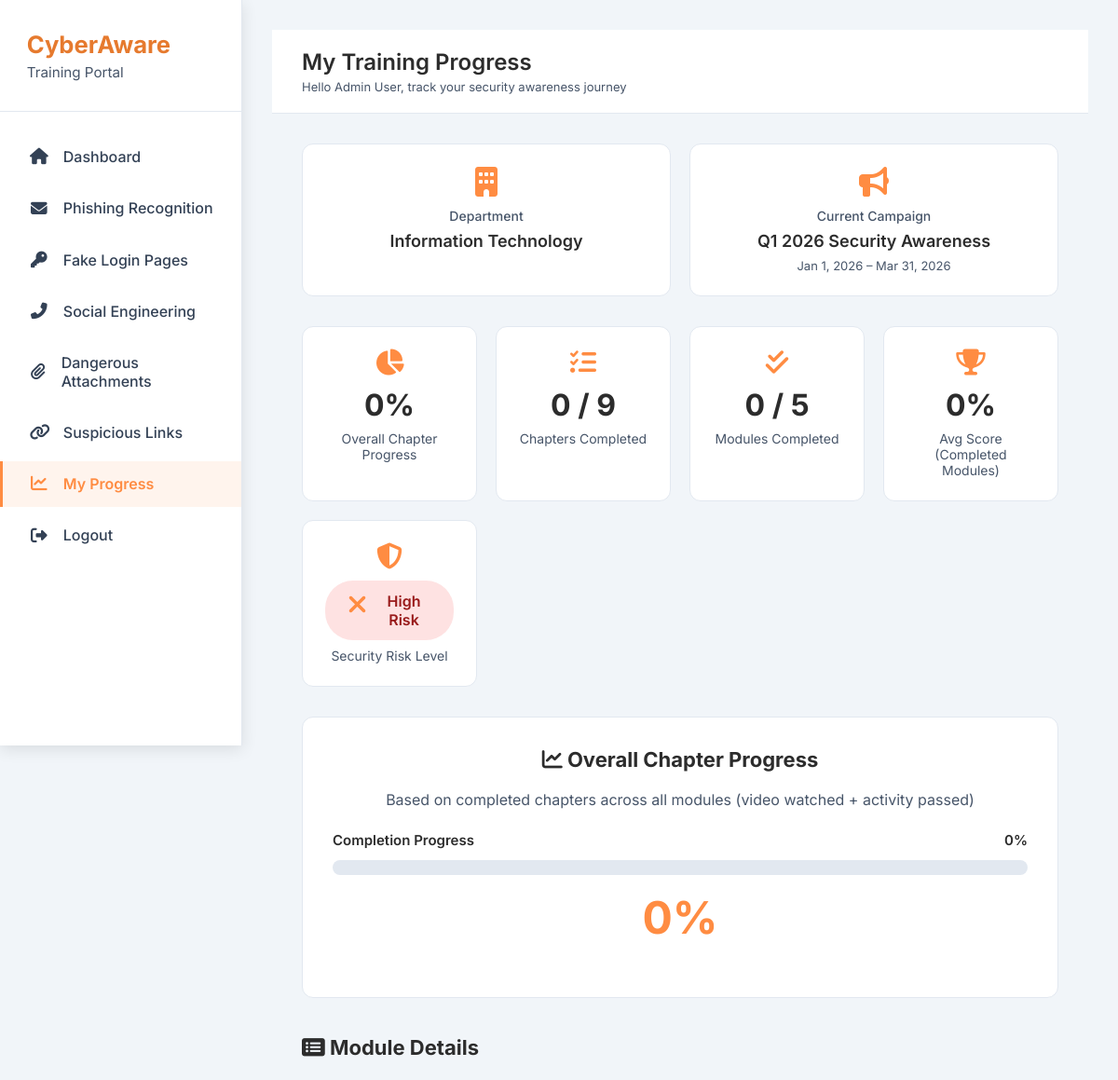
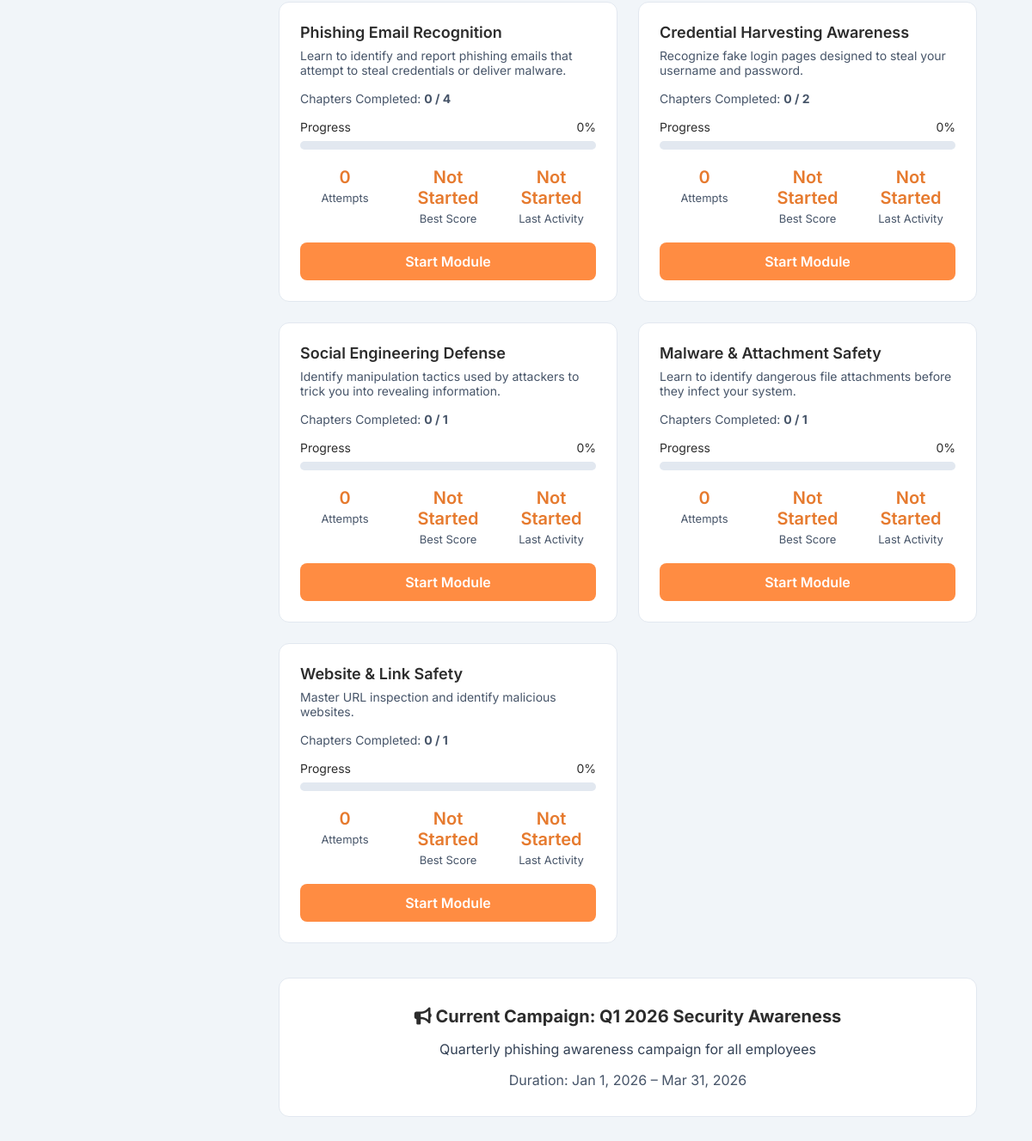
Screenshot of /trainee/progress.php (signed in) with the database file from the repository (2 pictures, top to bottom).
### tables this page shows
CREATE TABLE `users` (
  `id` int(11) NOT NULL,
  `username` varchar(100) NOT NULL,
  `password_hash` varchar(255) NOT NULL,
  `full_name` varchar(150) DEFAULT NULL,
  `email` varchar(150) DEFAULT NULL,
  `role` enum('trainee','admin','manager','compliance') NOT NULL DEFAULT 'trainee',
  `department_id` int(11) DEFAULT NULL,
  `is_active` tinyint(1) DEFAULT 1,
  `created_at` datetime DEFAULT current_timestamp(),
  `last_login` datetime DEFAULT NULL,
  `failed_login_attempts` int(11) DEFAULT 0,
  `password_changed_at` datetime DEFAULT NULL
);

CREATE TABLE `departments` (
  `id` int(11) NOT NULL,
  `name` varchar(100) NOT NULL,
  `code` varchar(20) DEFAULT NULL,
  `manager_user_id` int(11) DEFAULT NULL,
  `parent_id` int(11) DEFAULT NULL,
  `created_at` datetime DEFAULT current_timestamp()
);

CREATE TABLE `campaigns` (
  `id` int(11) NOT NULL,
  `name` varchar(150) NOT NULL,
  `description` text DEFAULT NULL,
  `start_date` date DEFAULT NULL,
  `end_date` date DEFAULT NULL,
  `created_by` int(11) NOT NULL,
  `status` enum('draft','active','completed','archived') DEFAULT 'draft',
  `target_all` tinyint(1) DEFAULT 0,
  `created_at` datetime DEFAULT current_timestamp(),
  `updated_at` datetime DEFAULT NULL ON UPDATE current_timestamp()
);

CREATE TABLE `training_modules` (
  `id` int(11) NOT NULL,
  `code` varchar(30) NOT NULL,
  `title` varchar(150) NOT NULL,
  `description` text DEFAULT NULL,
  `category` varchar(50) DEFAULT NULL,
  `difficulty` tinyint(3) UNSIGNED DEFAULT 3,
  `estimated_minutes` smallint(6) DEFAULT 5,
  `is_active` tinyint(1) DEFAULT 1,
  `created_at` datetime DEFAULT current_timestamp(),
  `updated_at` datetime DEFAULT current_timestamp(),
  `video_path` varchar(255) DEFAULT NULL,
  `content_html` mediumtext DEFAULT NULL
);

### trainee/progress.php (the view, shortened to what this page needs)
<?php
$pdo = getDBConnection();
$user_id = $_SESSION['user_id'];
$stmt = $pdo->prepare("
    SELECT u.id, u.username, u.full_name, u.email, d.name AS department_name
    FROM users u
    LEFT JOIN departments d ON u.department_id = d.id
    WHERE u.id = ?
");
$stmt->execute([$user_id]);
$user = $stmt->fetch(PDO::FETCH_ASSOC);
$name = $user['full_name'] ?? $user['username'] ?? 'Trainee';
$department = $user['department_name'] ?? 'Not Assigned';
$stmt = $pdo->prepare("
    SELECT c.id, c.name, c.description, c.start_date, c.end_date
    FROM campaigns c
    WHERE c.status = 'active'
      AND (c.target_all = 1
           OR EXISTS (
               SELECT 1 FROM campaign_departments cd
               WHERE cd.campaign_id = c.id
                 AND cd.department_id = (SELECT department_id FROM users WHERE id = ?)
           )
      )
    ORDER BY c.start_date DESC
    LIMIT 1
");
$stmt->execute([$user_id]);
$current_campaign = $stmt->fetch(PDO::FETCH_ASSOC);
$campaign_name = $current_campaign ? $current_campaign['name'] : 'No active campaign';
$campaign_desc = $current_campaign ? ($current_campaign['description'] ?: 'No description') : '';
$campaign_dates = '';
if ($current_campaign) {
    $start = $current_campaign['start_date'] ? date('M j, Y', strtotime($current_campaign['start_date'])) : 'Not set';
    $end = $current_campaign['end_date'] ? date('M j, Y', strtotime($current_campaign['end_date'])) : 'Ongoing';
    $campaign_dates = "$start – $end";
}
$stmt = $pdo->query("SELECT id, code, title, description, estimated_minutes FROM training_modules WHERE is_active = 1 ORDER BY id");
$modules = $stmt->fetchAll(PDO::FETCH_ASSOC);
$total_modules = count($modules);
$global_total_chapters = 0;
$global_completed_chapters = 0;
$completed_modules_count = 0;
$overall_score_sum = 0;
$scored_modules_count = 0;
$module_details = [];
foreach ($modules as $module) {
    $mid = $module['id'];
    $stmt = $pdo->prepare("SELECT COUNT(*) FROM module_chapters WHERE module_id = ?");
    $stmt->execute([$mid]);
    $total_chap = (int)$stmt->fetchColumn();
    $global_total_chapters += $total_chap;
    $stmt = $pdo->prepare("
        SELECT COUNT(*)
        FROM user_chapter_progress ucp
        JOIN module_chapters mc ON ucp.chapter_id = mc.id
        WHERE ucp.user_id = ? AND mc.module_id = ?
          AND ucp.watched_seconds = -1 AND ucp.completed_at IS NOT NULL
    ");
    $stmt->execute([$user_id, $mid]);
    $comp_chap = (int)$stmt->fetchColumn();
    $global_completed_chapters += $comp_chap;
    $chap_progress = $total_chap > 0 ? round(($comp_chap / $total_chap) * 100) : 0;
    $is_module_completed = ($total_chap > 0 && $comp_chap == $total_chap);
    $stmt = $pdo->prepare("
        SELECT
            COUNT(*) as attempts,
            SUM(CASE WHEN completed_at IS NOT NULL THEN 1 ELSE 0 END) as passed_count,
            MAX(final_score) as best_score,
            MAX(completed_at) as last_completed
        FROM training_sessions
        WHERE user_id = ? AND module_id = ?
    ");
    $stmt->execute([$user_id, $mid]);
    $sess_stats = $stmt->fetch(PDO::FETCH_ASSOC) ?: [
        'attempts' => 0,
        'passed_count' => 0,
        'best_score' => null,
        'last_completed' => null
    ];
    $best_score = null;
    $last_activity = 'Not Started';
    $btn_text = 'Start Module';
    $module_details[$mid] = [
        'total_chap' => $total_chap,
        'comp_chap' => $comp_chap,
        'chap_progress' => $chap_progress,
        'is_module_completed' => $is_module_completed,
        'attempts' => $sess_stats['attempts'],
        'best_score' => $best_score,
        'last_activity' => $last_activity,
        'btn_text' => $btn_text
    ];
}
$overall_progress = $global_total_chapters > 0 ? round(($global_completed_chapters / $global_total_chapters) * 100) : 0;
$overall_avg_score = $scored_modules_count > 0 ? round($overall_score_sum / $scored_modules_count) : 0;
$risk_level = 'High';
$risk_class = 'high';
?>
<!DOCTYPE html>
<html lang="en">
<head>
    <link rel="stylesheet" href="https://cdnjs.cloudflare.com/ajax/libs/font-awesome/6.5.0/css/all.min.css">
</head>
<body>
<?php include 'trainee-sidebar.php'; ?>
<main class="main-content">
    <header class="header">
        <div>
            <h2 class="page-title">My Training Progress</h2>
            <p class="page-subtitle">Hello <?= htmlspecialchars($name) ?>, track your security awareness journey</p>
        </div>
    </header>
    <div class="container">
        <div class="info-grid">
            <div class="info-card">
                <i class="fas fa-building"></i>
                <div class="info-label">Department</div>
                <div class="info-value"><?= htmlspecialchars($department) ?></div>
            </div>
            <div class="info-card">
                <i class="fas fa-bullhorn"></i>
                <div class="info-label">Current Campaign</div>
                <div class="info-value"><?= htmlspecialchars($campaign_name) ?></div>
                <?php if ($current_campaign): ?>
                <div style="font-size:13px; color:var(--gray-600); margin-top:8px;">
                    <?= htmlspecialchars($campaign_dates) ?>
                </div>
                <?php endif; ?>
            </div>
        </div>
        <div class="stats-grid">
            <div class="stat-card">
                <i class="fas fa-chart-pie"></i>
                <div class="stat-value"><?= $overall_progress ?>%</div>
                <div class="stat-label">Overall Chapter Progress</div>
            </div>
            <div class="stat-card">
                <i class="fas fa-tasks"></i>
                <div class="stat-value"><?= $global_completed_chapters ?> / <?= $global_total_chapters ?></div>
                <div class="stat-label">Chapters Completed</div>
            </div>
            <div class="stat-card">
                <i class="fas fa-check-double"></i>
                <div class="stat-value"><?= $completed_modules_count ?> / <?= $total_modules ?></div>
                <div class="stat-label">Modules Completed</div>
            </div>
            <div class="stat-card">
                <i class="fas fa-trophy"></i>
                <div class="stat-value"><?= $overall_avg_score ?>%</div>
                <div class="stat-label">Avg Score (Completed Modules)</div>
            </div>
            <div class="stat-card">
                <i class="fas fa-shield-alt"></i>
                <div class="stat-value">
                    <div class="risk-badge risk-<?= $risk_class ?>">
                        <i class="fas fa-<?= $risk_class === 'low' ? 'check' : ($risk_class === 'medium' ? 'exclamation-triangle' : 'times') ?>"></i>
                        <?= $risk_level ?> Risk
                    </div>
                </div>
                <div class="stat-label">Security Risk Level</div>
            </div>
        </div>
        <div class="overall-card">
            <h3 style="font-size:22px; margin-bottom:20px;">
                <i class="fas fa-chart-line"></i> Overall Chapter Progress
            </h3>
            <p style="color:var(--gray-600); margin-bottom:20px;">
                Based on completed chapters across all modules (video watched + activity passed)
            </p>
            <div class="progress-container">
                <div class="progress-header">
                    <span>Completion Progress</span>
                    <span><?= $overall_progress ?>%</span>
                </div>
                <div class="progress-bar">
                </div>
                <div class="progress-percent"><?= $overall_progress ?>%</div>
            </div>
        </div>
        <h3 style="font-size:22px; margin:40px 0 24px;">
            <i class="fas fa-list-alt"></i> Module Details
        </h3>
        <div class="modules-grid">
            <?php foreach ($modules as $module):
                $mid = $module['id'];
                $det = $module_details[$mid];
            ?>
            <div class="module-card">
                <div class="module-header">
                    <div>
                        <div class="module-title"><?= htmlspecialchars($module['title']) ?></div>
                        <?php if ($module['description']): ?>
                        <div class="module-desc"><?= htmlspecialchars($module['description']) ?></div>
                        <?php endif; ?>
                    </div>
                </div>
                <div class="chapters-info">
                    Chapters Completed: <strong><?= $det['comp_chap'] ?> / <?= $det['total_chap'] ?></strong>
                </div>
                <div class="module-progress">
                    <div style="display:flex; justify-content:space-between; font-size:14px; margin-bottom:8px;">
                        <span>Progress</span>
                        <span><?= $det['chap_progress'] ?>%</span>
                    </div>
                    <div class="module-progress-bar">
                    </div>
                </div>
                <div class="module-stats">
                    <div>
                        <div class="stat-small"><?= $det['attempts'] ?></div>
                        <div class="stat-small-label">Attempts</div>
                    </div>
                    <div>
                        <div class="stat-small">
                            <?= $det['best_score'] !== null ? $det['best_score'] . '%' : ($det['comp_chap'] > 0 ? 'In Progress' : 'Not Started') ?>
                        </div>
                        <div class="stat-small-label">Best Score</div>
                    </div>
                    <div>
                        <div class="stat-small"><?= htmlspecialchars($det['last_activity']) ?></div>
                        <div class="stat-small-label">Last Activity</div>
                    </div>
                </div>
                <a href="modules/<?= strtolower($module['code']) ?>.php" class="start-btn">
                    <?= $det['btn_text'] ?>
                </a>
            </div>
            <?php endforeach; ?>
        </div>
        <?php if ($current_campaign): ?>
        <div class="overall-card" style="margin-top:40px;">
            <h3 style="font-size:20px;">
                <i class="fas fa-bullhorn"></i> Current Campaign: <?= htmlspecialchars($campaign_name) ?>
            </h3>
            <p style="margin:16px 0; color:var(--gray-700);"><?= htmlspecialchars($campaign_desc) ?></p>
            <p style="color:var(--gray-600);">Duration: <?= htmlspecialchars($campaign_dates) ?></p>
        </div>
        <?php endif; ?>
    </div>
</main>
</body>
</html>

### trainee/progress.php (style rules this page uses)
:root { --primary: #FF8C42; --primary-dark: #E67A2E; --primary-light: #FFF4ED; --success: #00A65A; --warning: #F39C12; --danger: #DD4B39; --dark: #2C2C2C; --gray-50: #f8fafc; --gray-100: #f1f5f9; --gray-200: #e2e8f0; --gray-600: #475569; --gray-700: #334155; --sidebar-width: 260px; }
* { margin:0; padding:0; box-sizing:border-box; }
body { font-family: 'Inter', sans-serif; background: var(--gray-100); color: var(--dark); }
.main-content { margin-left: var(--sidebar-width); min-height: 100vh; padding: 2rem; }
.header { background: white; border-bottom: 1px solid var(--gray-200); padding: 20px 32px; position: sticky; top: 0; z-index: 90; }
.page-title { font-size: 24px; font-weight: 600; }
.page-subtitle { font-size: 13px; color: var(--gray-600); margin-top: 4px; }
.container { padding: 32px; }
.info-grid { display: grid; grid-template-columns: repeat(auto-fit, minmax(250px, 1fr)); gap: 20px; margin-bottom: 32px; }
.info-card { background: white; border: 1px solid var(--gray-200); border-radius: 12px; padding: 24px; text-align: center; }
.info-card i { font-size: 32px; color: var(--primary); margin-bottom: 12px; }
.info-label { font-size: 14px; color: var(--gray-600); font-weight: 500; }
.info-value { font-size: 18px; font-weight: 600; margin-top: 8px; }
.stats-grid { display: grid; grid-template-columns: repeat(auto-fit, minmax(180px, 1fr)); gap: 20px; margin-bottom: 32px; }
.stat-card { background: white; border: 1px solid var(--gray-200); border-radius: 12px; padding: 24px; text-align: center; }
.stat-card i { font-size: 28px; color: var(--primary); margin-bottom: 12px; }
.stat-value { font-size: 32px; font-weight: 700; color: var(--dark); }
.stat-label { font-size: 14px; color: var(--gray-600); margin-top: 8px; }
.overall-card { background: white; border: 1px solid var(--gray-200); border-radius: 12px; padding: 32px; text-align: center; margin-bottom: 32px; }
.progress-container { margin: 24px 0; }
.progress-header { display: flex; justify-content: space-between; margin-bottom: 12px; font-size: 15px; font-weight: 600; }
.progress-bar { height: 16px; background: var(--gray-200); border-radius: 8px; overflow: hidden; }
.progress-percent { font-size: 48px; font-weight: 700; color: var(--primary); margin: 16px 0; }
.risk-badge { display: inline-flex; align-items: center; gap: 10px; padding: 12px 24px; border-radius: 30px; font-size: 16px; font-weight: 600; }
.risk-high { background: #fee2e2; color: #991b1b; }
.modules-grid { display: grid; grid-template-columns: repeat(auto-fit, minmax(320px, 1fr)); gap: 24px; }
.module-card { background: white; border: 1px solid var(--gray-200); border-radius: 12px; padding: 24px; }
.module-header { display: flex; justify-content: space-between; align-items: flex-start; margin-bottom: 16px; }
.module-title { font-size: 18px; font-weight: 600; }
.module-desc { font-size: 14px; color: var(--gray-600); margin-top: 8px; }
.chapters-info { font-size: 14px; color: var(--gray-600); margin-bottom: 12px; }
.module-progress { margin: 16px 0; }
.module-progress-bar { height: 10px; background: var(--gray-200); border-radius: 5px; overflow: hidden; margin-top: 8px; }
.module-stats { display: grid; grid-template-columns: repeat(3, 1fr); gap: 16px; margin-top: 20px; text-align: center; }
.stat-small { font-size: 20px; font-weight: 600; color: var(--primary-dark); }
.stat-small-label { font-size: 13px; color: var(--gray-600); margin-top: 4px; }
.start-btn { display: block; margin-top: 20px; padding: 12px; background: var(--primary); color: white; text-align: center; border-radius: 8px; font-weight: 600; text-decoration: none; transition: background 0.3s; }

### trainee/trainee-sidebar.php (style rules this page uses)
:root { --primary: #FF8C42; --primary-dark: #E67A2E; --primary-light: #FFF4ED; --gray-50: #f8fafc; --gray-100: #f1f5f9; --gray-200: #e2e8f0; --gray-600: #475569; --gray-700: #334155; --gray-800: #1e293b; --sidebar-width: 260px; --shadow-md: 0 4px 16px rgba(0,0,0,0.1); --radius: 12px; }

### rows the page displays
users: full_name "Admin User", department.name "Information Technology"
campaigns: name "Q1 2026 Security Awareness", campaign_dates "Jan 1, 2026 – Mar 31, 2026", description "Quarterly phishing awareness campaign for all employees"
training_modules: title "Phishing Email Recognition", description "Learn to identify and report phishing emails that attempt to steal credentials or deliver malware.", id "0", id "4", shows "Not Started", id "Not Started", id "Start Module"
training_modules: title "Credential Harvesting Awareness", description "Recognize fake login pages designed to steal your username and password.", id "0", id "2", shows "Not Started", id "Not Started", id "Start Module"
training_modules: title "Social Engineering Defense", description "Identify manipulation tactics used by attackers to trick you into revealing information.", id "0", id "1", shows "Not Started", id "Not Started", id "Start Module"
training_modules: title "Malware & Attachment Safety", description "Learn to identify dangerous file attachments before they infect your system.", id "0", id "1", shows "Not Started", id "Not Started", id "Start Module"
training_modules: title "Website & Link Safety", description "Master URL inspection and identify malicious websites.", id "0", id "1", shows "Not Started", id "Not Started", id "Start Module"

### other values shown
$overall_progress "0"
$global_completed_chapters "0"
$global_total_chapters "9"
$completed_modules_count "0"
$total_modules "5"
$overall_avg_score "0"
$risk_level "High"
